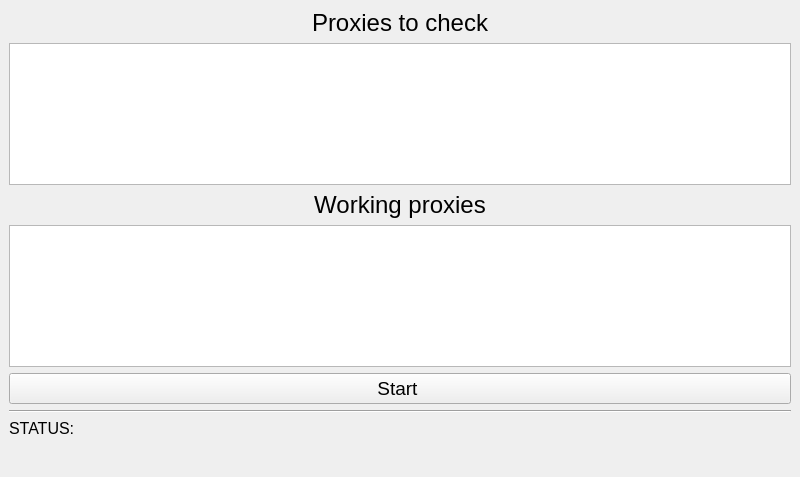
<?xml version="1.0" encoding="UTF-8"?>
<ui version="4.0">
 <class>MainWindow</class>
 <widget class="QMainWindow" name="MainWindow">
  <property name="geometry">
   <rect>
    <x>0</x>
    <y>0</y>
    <width>800</width>
    <height>477</height>
   </rect>
  </property>
  <property name="windowTitle">
   <string>MainWindow</string>
  </property>
  <widget class="QWidget" name="centralwidget">
   <layout class="QVBoxLayout" name="verticalLayout">
    <item>
     <widget class="QLabel" name="label_chckPrx">
      <property name="text">
       <string>&lt;html&gt;&lt;head/&gt;&lt;body&gt;&lt;p align=&quot;center&quot;&gt;&lt;span style=&quot; font-size:18pt;&quot;&gt;Proxies to check&lt;/span&gt;&lt;/p&gt;&lt;/body&gt;&lt;/html&gt;</string>
      </property>
     </widget>
    </item>
    <item>
     <widget class="QTextBrowser" name="textBrowser_chckPrx"/>
    </item>
    <item>
     <widget class="QLabel" name="label_wrkPrx">
      <property name="text">
       <string>&lt;html&gt;&lt;head/&gt;&lt;body&gt;&lt;p align=&quot;center&quot;&gt;&lt;span style=&quot; font-size:18pt;&quot;&gt;Working proxies&lt;/span&gt;&lt;/p&gt;&lt;/body&gt;&lt;/html&gt;</string>
      </property>
     </widget>
    </item>
    <item>
     <widget class="QTextBrowser" name="textBrowser_wrkPrx"/>
    </item>
    <item>
     <widget class="QPushButton" name="pushButton_start">
      <property name="font">
       <font>
        <pointsize>14</pointsize>
       </font>
      </property>
      <property name="text">
       <string>Start </string>
      </property>
     </widget>
    </item>
    <item>
     <widget class="Line" name="line">
      <property name="orientation">
       <enum>Qt::Horizontal</enum>
      </property>
     </widget>
    </item>
    <item>
     <widget class="QLabel" name="label_txtStat">
      <property name="text">
       <string>&lt;html&gt;&lt;head/&gt;&lt;body&gt;&lt;p&gt;&lt;span style=&quot; font-size:12pt;&quot;&gt;STATUS:&lt;/span&gt;&lt;/p&gt;&lt;/body&gt;&lt;/html&gt;</string>
      </property>
     </widget>
    </item>
    <item>
     <widget class="QLabel" name="label_stat">
      <property name="font">
       <font>
        <pointsize>16</pointsize>
       </font>
      </property>
      <property name="text">
       <string/>
      </property>
     </widget>
    </item>
   </layout>
  </widget>
 </widget>
 <resources/>
 <connections/>
</ui>
